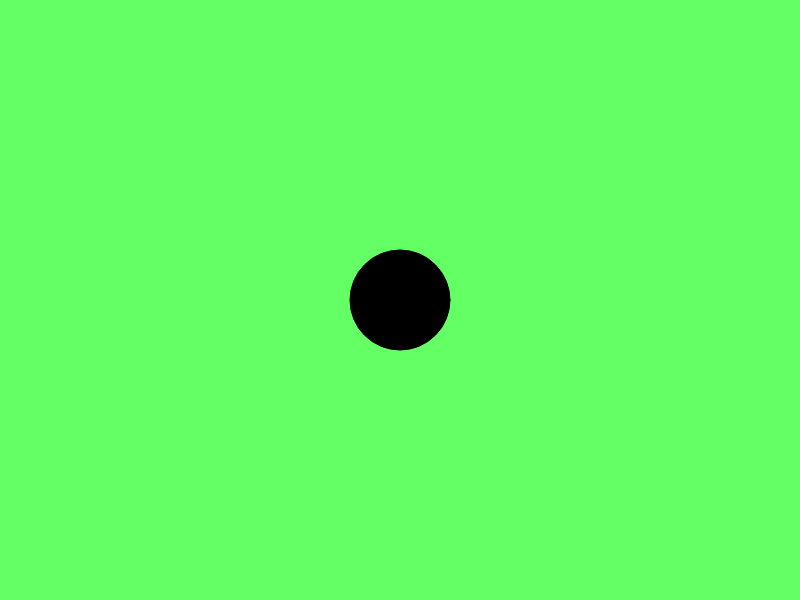
Frame 1 (no input)
Frame 60 (no input): identical to frame 1, image omitted
Frame 120 (the mouse pressed at the canvas centre since frame 60): identical to frame 1, image omitted

The p5.js sketch that drew this single still picture (run headless with seeded random() and noise() and a simulated clock; from frame 60 on, the mouse is pressed at the canvas centre):

// p5.js sketch
// ── sketch.js
function setup() {
createCanvas(800, 600);
background(100, 255, 100);

    fill(0, 0, 0);
    
    ellipse(width/2, height/2, 100, 100);

   // ellipse(100, 300, 100, 100);

}
function draw () {
}
